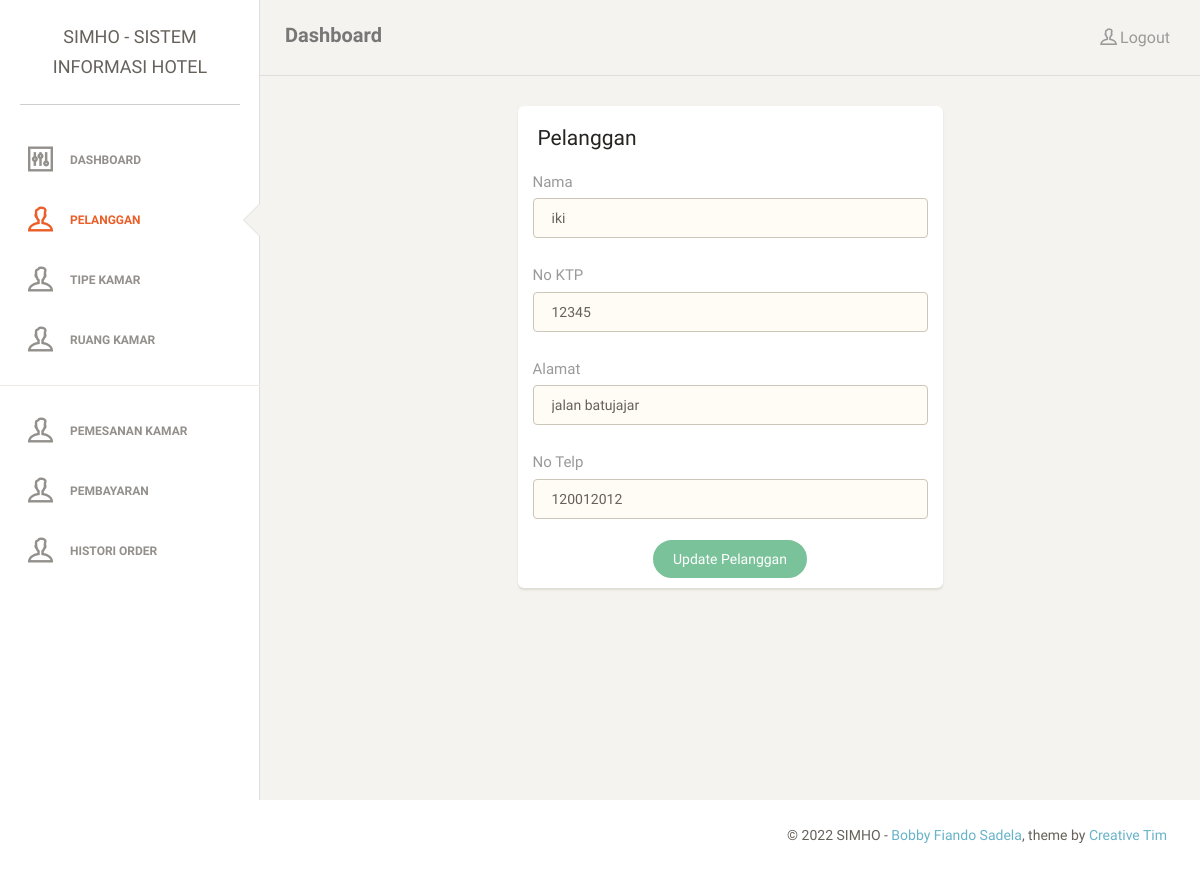
The page /simho/admin/pelanggan.php?aksi=edit&id=31 (signed in) on the database its author committed.
### tables this page shows
CREATE TABLE `pelanggan` (
  `idpelanggan` int(11) NOT NULL,
  `nama` varchar(45) NOT NULL,
  `alamat` varchar(45) NOT NULL,
  `no_ktp` varchar(18) NOT NULL,
  `telepon` varchar(18) NOT NULL
);

### simho/admin/content/edit_pelanggan.php (the view, shortened to what this page needs)
<?php
$id = $_GET['id'];
$result = mysqli_query($connect, "SELECT * FROM pelanggan WHERE idpelanggan=$id");
while($res = mysqli_fetch_array($result)) {
	$nama = $res['nama'];
	$alamat = $res['alamat'];
	$no_ktp = $res['no_ktp'];
	$telepon = $res['telepon'];
}
?>
  <div class="col-md-6 col-md-offset-3">
    <div class="card">
      <div class="header">
        <h4 class="title">Pelanggan</h4>
      </div>
      <div class="content">
        <form method="post" action="<?php $_SERVER['PHP_SELF']; ?>">
          <div class="row">
            <div class="col-md-12">
              <div class="form-group">
                <label>Nama</label>
                <input type="text" name="nama" class="form-control border-input" placeholder="Nama" value="<?php echo $nama; ?>">
              </div>
            </div>
          </div>
          <div class="row">
            <div class="col-md-12">
              <div class="form-group">
                <label>No KTP</label>
                <input type="text" name="no_ktp" class="form-control border-input" placeholder="No KTP" value="<?php echo $no_ktp; ?>">
              </div>
            </div>
          </div>
          <div class="row">
            <div class="col-md-12">
              <div class="form-group">
                <label>Alamat</label>
                <input type="text" name="alamat" class="form-control border-input" placeholder="Alamat" value="<?php echo $alamat; ?>">
              </div>
            </div>
          </div>
          <div class="row">
            <div class="col-md-12">
              <div class="form-group">
                <label>No Telp</label>
                <input type="text" name="telepon" class="form-control border-input" placeholder="No Telp" value="<?php echo $telepon; ?>">
              </div>
            </div>
          </div>
          <div class="text-center">
            <button type="submit" class="btn btn-success btn-fill btn-wd" name="update">Update Pelanggan</button>
          </div>
      </div>
    </div>
  </div>
  </div>
  </div>
  </div>

### rows shown on the page
pelanggan: nama "iki", no_ktp "12345", alamat "jalan batujajar", telepon "120012012"
